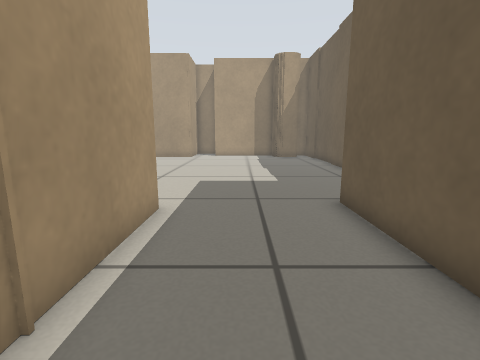
[1] (above)

18 first-person views from a walk through a robot-simulator world made for Stage. The camera is 0.47 m above the floor, tilts 10° down and sees 85° across. The lines on the ground mark 1 m squares. The floor is counted in squares, 0.25 m on a side. Each view is taken from the middle of a square. On the plan, view 1 faces up. The plan holds only what a view shows up to about 15 squares ahead; the rest is blank. Robots are left out.

[2]
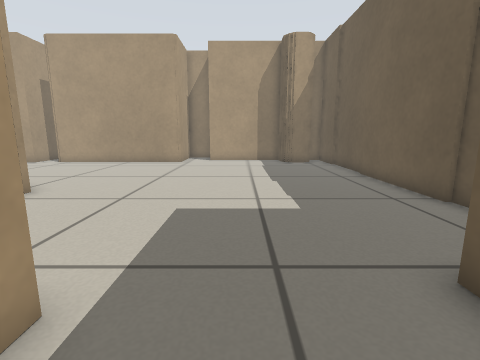

[3]
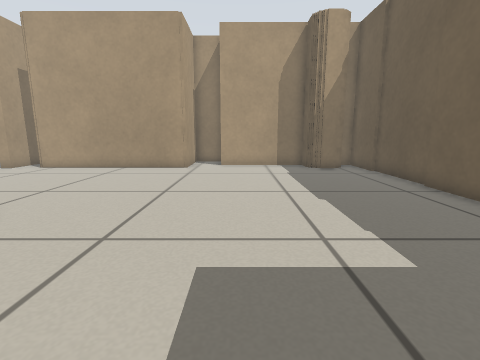

[4]
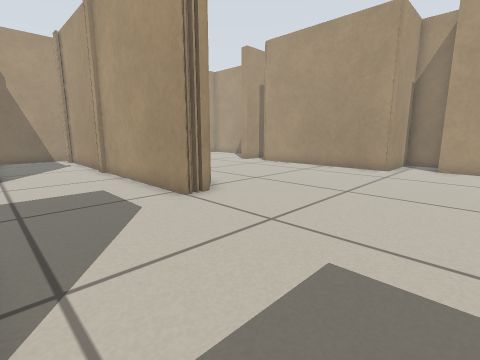

[5]
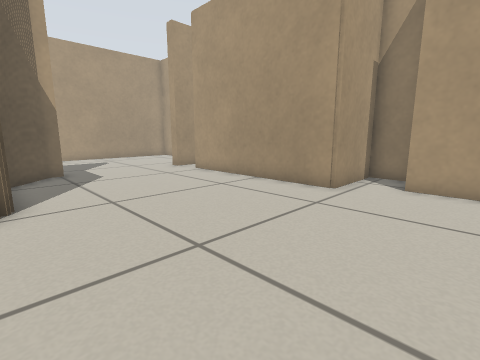

[6]
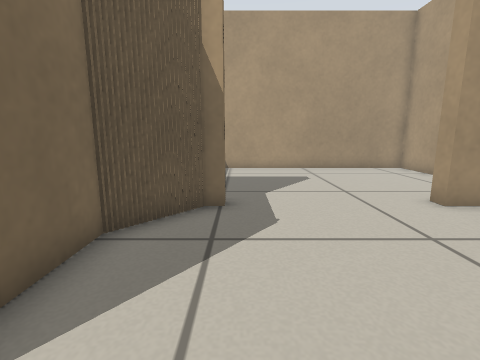

[7]
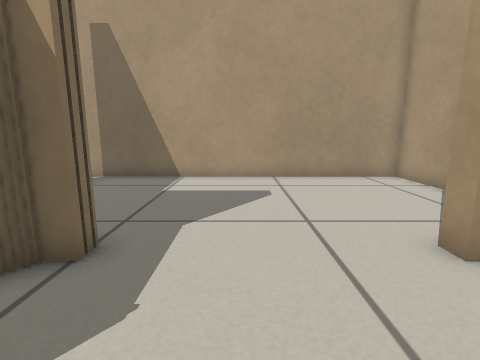

[8]
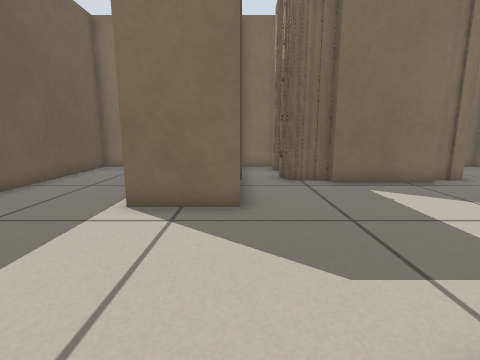

[9]
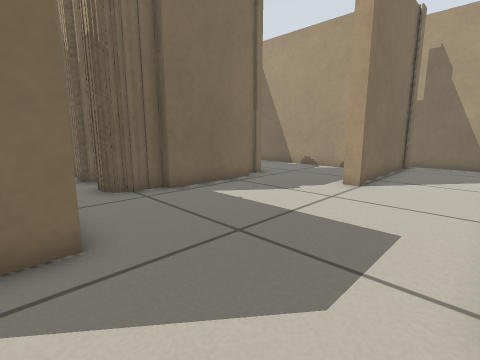

[10]
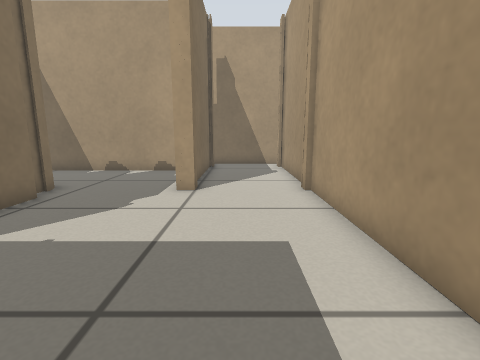

[11]
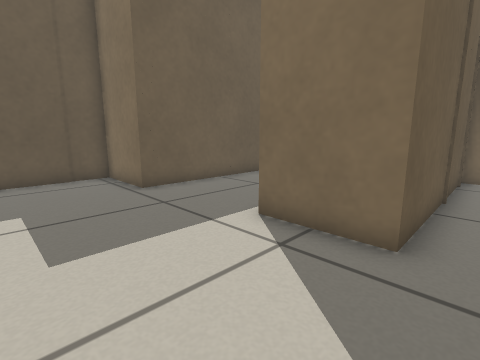

[12]
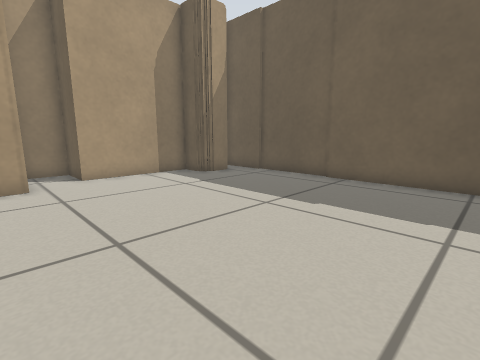

[13]
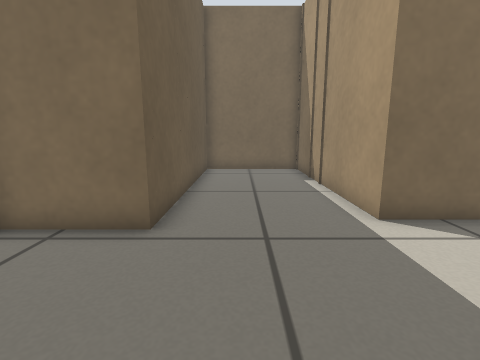

[14]
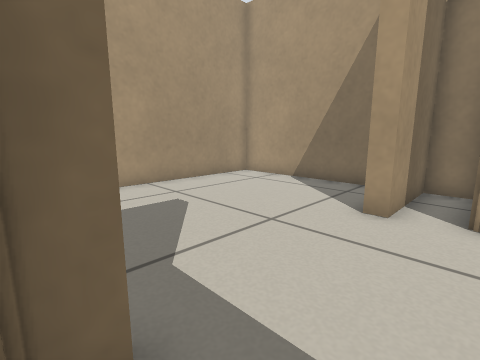

[15]
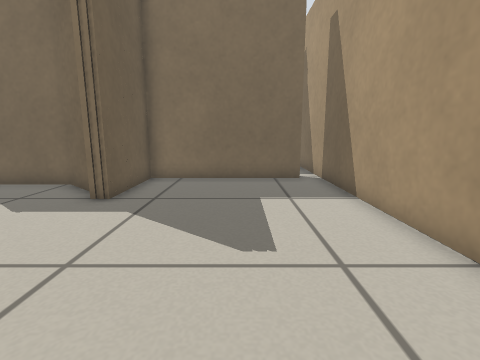

[16]
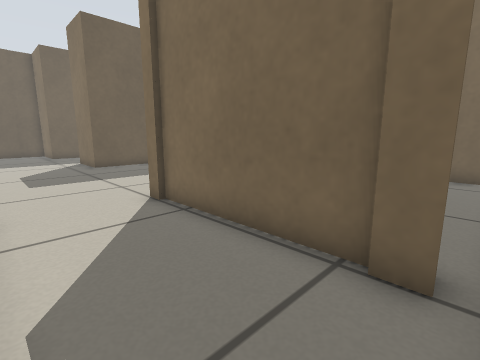

[17]
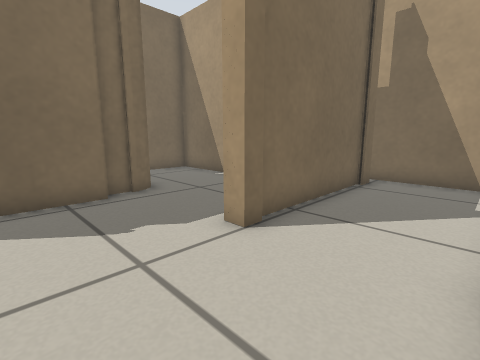

[18]
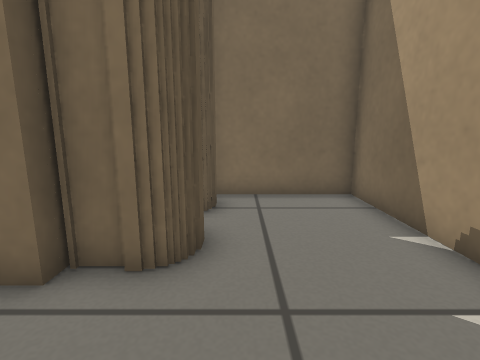

### Floor plan
Ten units are one square. View 1 is at (0, 0); x grows to the right and y downward. Boxes are objects, and circles mark ways between rooms. Rooms are numbered by the first view taken in them; rooms with no view inside come last. Other rooms are left out.
<svg viewBox="-220 -255 284 280">
<path fill="none" stroke="#000" d="M-68 -125 -68 -119M-126 -140 -121 -140 -121 -134 -90 -134M-50 -64 -21 -64 -21 20 28 20 28 -71 59 -71 59 -85M32 -216 28 -216 28 -229 -21 -229 -21 -250 -40 -250 -40 -216 -124 -216M-124 -250 -136 -250 -136 -214 -142 -214M59 -164 59 -204M45 -214 31 -214M57 -110 57 -164M59 -104 59 -111M57 -202 57 -226M57 -85 57 -106M-154 -250 -215 -250 -215 -116M-206 -119 -142 -119 -142 -156 -136 -156 -136 -150 -132 -150M-142 -75 -136 -75 -136 -68M-136 -111 -142 -111M-149 -114 -204 -114M-142 -25 -125 -25 -125 -30 -86 -30 -86 -25 -68 -25 -68 -14M-68 -114 -138 -114M-201 -73 -141 -73M-208 -75 -199 -75M-68 2 -68 11M-215 -116 -215 -71M-70 20 -50 20M-50 11 -50 -64M-185 -58 -185 20 -142 20M-142 -15 -142 -25M-142 10 -142 1"/>
<circle cx="-210" cy="-120" r="3" fill="#2a7"/>
<circle cx="-52" cy="-90" r="3" fill="#2a7"/>
<circle cx="-140" cy="-45" r="3" fill="#2a7"/>
<text x="-60" y="-150">1</text>
<text x="-120" y="-80">2</text>
<text x="-170" y="-30">3</text>
</svg>
Room 1 opens to room 2. Room 2 opens to room 3.

Where each view was taken, in squares from view 1:
view 1: 0 up, 0 right, facing up
view 2: 4 up, 0 right, facing up
view 3: 7 up, 1 left, facing up
view 4: 7 up, 0 right, facing up-left
view 5: 13 up, 0 right, facing up-left
view 6: 16 up, 7 left, facing left
view 7: 18 up, 10 left, facing left
view 8: 13 up, 5 left, facing down
view 9: 11 up, 4 left, facing down-left
view 10: 9 up, 5 left, facing left
view 11: 11 up, 6 left, facing down-right
view 12: 11 up, 5 left, facing up-right
view 13: 12 up, 1 right, facing down
view 14: 15 up, 12 left, facing up-left
view 15: 23 up, 18 left, facing down
view 16: 11 up, 21 left, facing down-right
view 17: 11 up, 10 left, facing down-left
view 18: 6 up, 15 left, facing down
